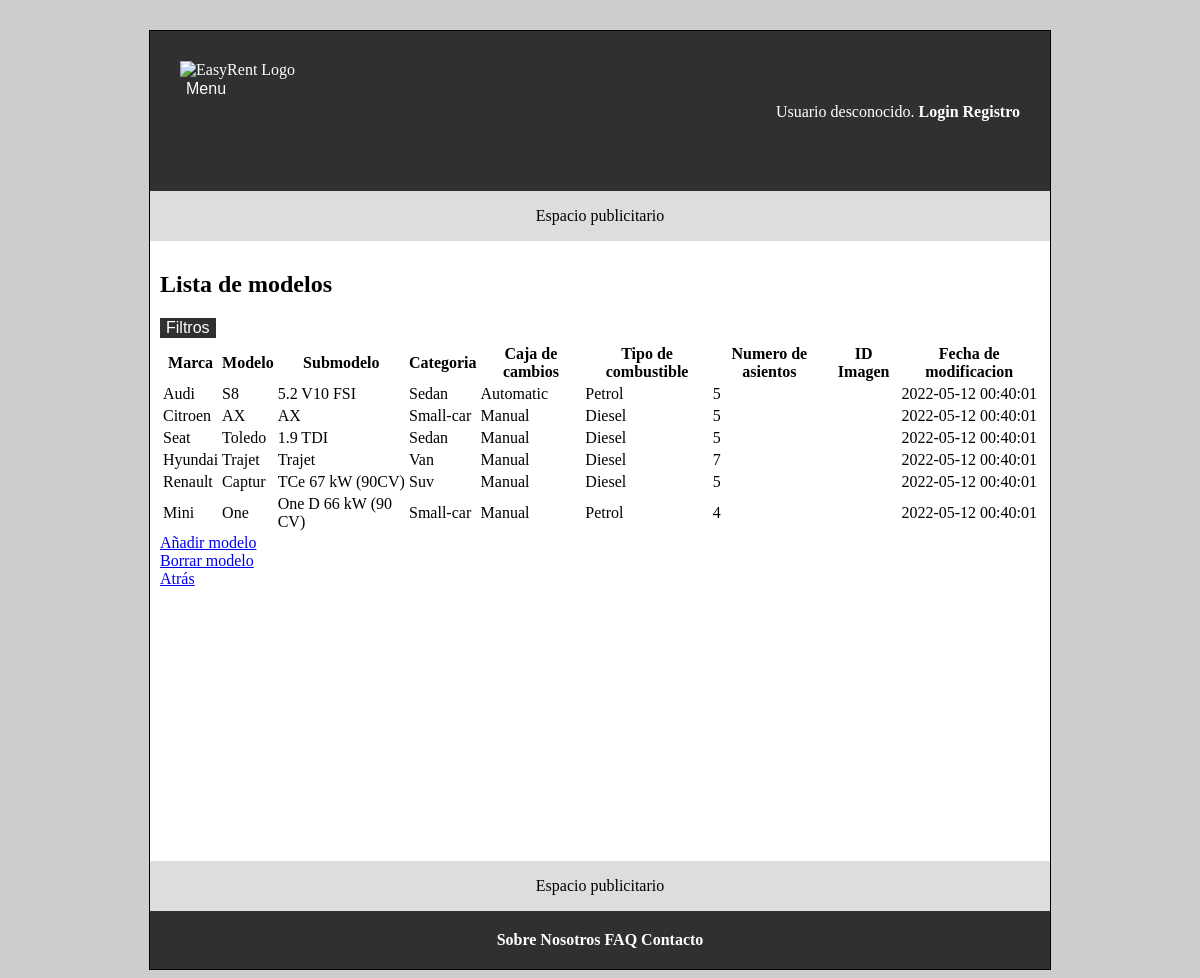
The page /modelsAdmin.php on the database its author committed.
### tables this page shows
create table
  Model (
    m_id serial primary key,
    brand varchar(40),
    model varchar(40),
    submodel varchar(40) unique not null,
    gearbox enum('Manual', 'Automatic', 'Semi-automatic', 'Duplex'),
    category enum('Coupe', 'Pickup', 'Roadster', 'Sedan', 'Small-car', 'Suv', 'Van'),
    fuelType enum ('Diesel', 'Electric-hybrid', 'Electric', 'Petrol', 'Plug-in-hybrid') not null,
    seatCount tinyint not null,
    vehicleImg bigint unsigned,
    fecha TIMESTAMP DEFAULT CURRENT_TIMESTAMP  ON UPDATE CURRENT_TIMESTAMP,
    foreign key (vehicleImg) references Image(img_id),
    check (seatCount regexp '^[2-9]{1}$')
  );

### includes/service/ModelService.php (called while the page is built, shortened)
<?php
class ModelService {
    private $modelRepository;
    private static $instance;
    private function __construct() {
        $this->modelRepository = $GLOBALS['db_model_repository'];
    }
    public static function getInstance()
    {
        if (!self::$instance instanceof self) {
            self::$instance = new self();
        }
        return self::$instance;
    }
    public function readAllModels(){
        $models = $this->modelRepository->findAll();
        return $models;
    }
}

### includes/persistance/repository/MysqlConnector.php (called while the page is built, shortened)
<?php
class MysqlConnector implements DatabaseConnection {
    private static $instance;
    private $mysqli;
    private function __construct()
    {
        $this->mysqli = null;
    }
    public static function getInstance()
    {
        if (self::$instance === null)
            self::$instance = new self;
        return self::$instance;
    }
    public function getConnection()
    {
        if ($this->mysqli == null) {
            $mysqli = new mysqli(BD_HOST, BD_USER, BD_PASS, BD_NAME, BD_PORT);
            $this->mysqli = $mysqli;
        }
        return $this->mysqli;
    }
    public function prepare($sql) {
        return self::getInstance()->getConnection()->prepare($sql);
    }
}

### includes/persistance/repository/MysqlModelRepository.php (called while the page is built, shortened)
<?php
class MysqlModelRepository extends AbstractMysqlRepository {
    public function findAll() : array
    {
        $models = [];
        $sql = sprintf("select * from Model");
        $stmt = $this->db->prepare($sql);
        $stmt->execute();
        $result = $stmt->get_result();
        while ($row = $result->fetch_assoc()) {
            $model = new Model($row['m_id'], $row['brand'], $row['model'], $row['submodel'], $row['gearbox'], $row['category'], $row['fuelType'], $row['seatCount'], $row['vehicleImg'], $row['fecha']);
            $models[] = $model;
        }
        return $models;
    }
}

### includes/service/lists/ModelList.php (called while the page is built, shortened)
<?php
class ModelList
{
    private $array;
    public function __construct($array = array())
    {
        $this->array = $array;
    }
    public function getArray()
    {
        return $this->array;
    }
}

### includes/persistance/entity/Model.php (called while the page is built, shortened)
<?php
class Model
{
    private $brand;
    private $model;
    private $submodel;
    private $gearbox;
    private $category;
    private $fuelType;
    private $seatCount;
    private $timeStamp;
    public function __construct($m_id, $brand, $model, $submodel, $gearbox, $category, $fuelType, $seatCount, $image, $timeStamp = null)
    {
        $this->brand = $brand;
        $this->model = $model;
        $this->submodel = $submodel;
        $this->gearbox = $gearbox;
        $this->category = $category;
        $this->fuelType = $fuelType;
        $this->seatCount = $seatCount;
        $this->timeStamp = $timeStamp;
    }
    public function getBrand()
    {
        return $this->brand;
    }
    public function getModel()
    {
        return $this->model;
    }
    public function getSubmodel()
    {
        return $this->submodel;
    }
    public function getGearbox()
    {
        return $this->gearbox;
    }
    public function getCategory()
    {
        return $this->category;
    }
    public function getFuelType()
    {
        return $this->fuelType;
    }
    public function getSeatCount()
    {
        return $this->seatCount;
    }
    public function getTimeStamp()
    {
        return $this->timeStamp;
    }
}

### modelsAdmin.php (the view, shortened to what this page needs)
<?php
$modelService = ModelService::getInstance();
$defaultFunctions = array('cmpBrand', 'cmpModel', 'cmpCategory', 'cmpGearbox', 'cmpFuelType', 'cmpSeatCount', 'cmpFecha');
$functionNames = ['cmpBrand' => 'Marca', 'cmpModel' => 'Modelo', 'cmpCategory' => 'Categoria', 'cmpGearbox' => 'Caja de cambios', 'cmpFuelType' => 'Tipor de combustible', 'cmpSeatCount' => 'Numero de asientos', 'cmpFecha' => 'Fecha de modificacion'];
$modelsList = new ModelList($modelService->readAllModels());
$rutaApp = RUTA_APP;
$filterSelector = '';
if(!empty($defaultFunctions)){
    foreach($defaultFunctions as $function) {
        $filterSelector .= "<a href=\"{$rutaApp}/src/modelsAdmin.php?orderModelsBy={$function}\">{$functionNames[$function]}</a>";
    }
}
$filterSelector .= '';
$contenidoPrincipal = <<<EOS
    <div>
    <h2>Lista de modelos</h2>
    <div class="dropdown">
    <button class="dropbtn" style="float:left">Filtros</button>
    <div class="dropdown-content">
    $filterSelector
    </div>
    </div>
    <div>
    <table>
        <tr>
            <th>Marca</th>
            <th>Modelo</th>
            <th>Submodelo</th>
            <th>Categoria</th>
            <th>Caja de cambios</th>
            <th>Tipo de combustible</th>
            <th>Numero de asientos</th>
            <th>ID Imagen</th>
            <th>Fecha de modificacion</th>
        </tr>
EOS;
foreach($modelsList->getArray() as $model) {
    $contenidoPrincipal .= <<<EOS
        <tr>
            <td>{$model->getBrand()}</td>
            <td>{$model->getModel()}</td>
            <td>{$model->getSubmodel()}</td>
            <td>{$model->getCategory()}</td>
            <td>{$model->getGearbox()}</td>
            <td>{$model->getFuelType()}</td>
            <td>{$model->getSeatCount()}</td>
            <td>{$model->getImage()}</td>
            <td>{$model->getTimeStamp()}</td>
        </tr>
    EOS;
}
$contenidoPrincipal .= <<<EOS
    </table>
    </div>
    </div>
    <div>
    <div class="info">
    <a href="nuevoModelo.php">Añadir modelo</a>
    </div>
    <div class="info">
    <a href="borrarModelo.php">Borrar modelo</a>
    </div>
    <div id="anteriorUrl">
    <a href="admin.php">Atrás</a>
    </div>
    </div>
EOS;
require __DIR__.'/includes/vistas/plantillas/plantilla.php';

### estilo.css (style rules this page uses)
body { background-color: #cdcdcd; }
button.dropbtn { background-color: #303030; color: white; font-size: 16px; border: none; cursor: pointer; }
div.dropdown { position: relative; display: inline-block; }
button, a.boton { border: 1px solid black; font-size: 0.9em; font-family: Arial, serif; font-weight: 400; }

### rows shown on the page
model: brand "Audi", model "S8", submodel "5.2 V10 FSI", category "Sedan", gearbox "Automatic", fuelType "Petrol", seatCount "5", fecha "2022-05-12 00:40:01"
model: brand "Citroen", model "AX", submodel "AX", category "Small-car", gearbox "Manual", fuelType "Diesel", seatCount "5", fecha "2022-05-12 00:40:01"
model: brand "Seat", model "Toledo", submodel "1.9 TDI", category "Sedan", gearbox "Manual", fuelType "Diesel", seatCount "5", fecha "2022-05-12 00:40:01"
model: brand "Hyundai", model "Trajet", submodel "Trajet", category "Van", gearbox "Manual", fuelType "Diesel", seatCount "7", fecha "2022-05-12 00:40:01"
model: brand "Renault", model "Captur", submodel "TCe 67 kW (90CV)", category "Suv", gearbox "Manual", fuelType "Diesel", seatCount "5", fecha "2022-05-12 00:40:01"
model: brand "Mini", model "One", submodel "One D 66 kW (90 CV)", category "Small-car", gearbox "Manual", fuelType "Petrol", seatCount "4", fecha "2022-05-12 00:40:01"

### other values the page prints
$banner "Espacio publicitario"
